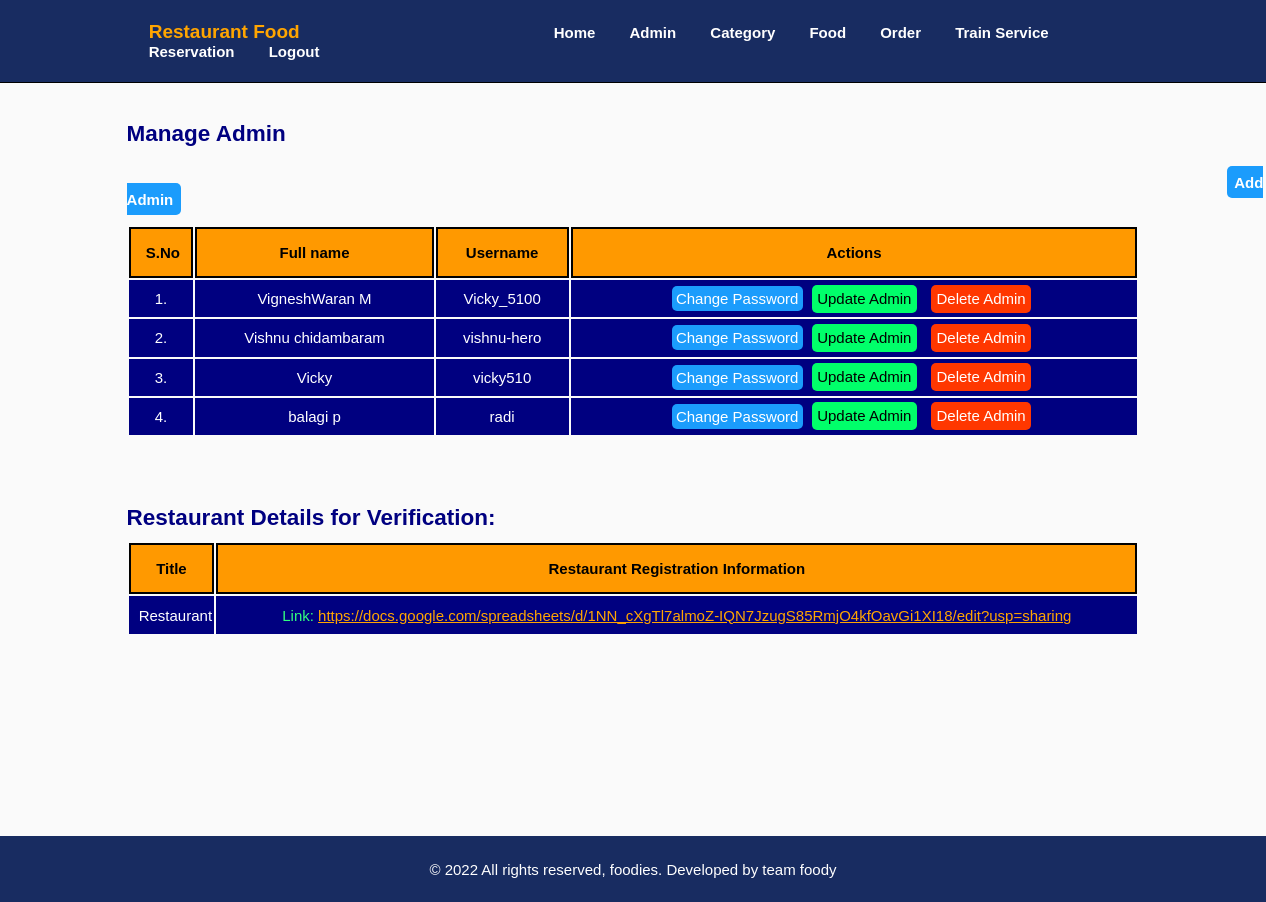
Page /Back-end/Restaurant-food/admin/manage-admin.php (signed in) on the committed database.
### tables this page shows
CREATE TABLE `admin_rest` (
  `id` int(10) UNSIGNED NOT NULL,
  `full_name` varchar(100) NOT NULL,
  `username` varchar(100) NOT NULL,
  `pwd` varchar(255) NOT NULL
);

### Back-end/Restaurant-food/admin/manage-admin.php (the view, shortened to what this page needs)
<?php include('partials/menu.php'); ?>
    <div class="main-content ">
<div class="wrapper">
   </div>
</div>
   <div class="main-content ">
    <div class="wrapper">
    <h2 style="margin-left:0px; color:navy; font-weight:bold; margin-bottom:10px;">Manage Admin</h2>
         <br/>
                  <a href="<?php echo SITEURL; ?>Back-end/Restaurant-food/admin/add-admin.php" class="btn-primary"> Add Admin</a>
                    <table class="tbl-full">
                        <tr>
                          <th>S.No</th>
                          <th>Full name</th>
                          <th>Username</th>
                          <th>Actions</th>
                        </tr>
                        <?php
                             $sql = "SELECT * FROM admin_rest";
                             $res = mysqli_query($conn,$sql);
                             if($res==TRUE)
                             {
                              $count = mysqli_num_rows($res);
                              $sn=1;
                              if($count>0){
                                 while($rows=mysqli_fetch_assoc($res)){
                                    $id =$rows['id'];
                                    $full_name=$rows['full_name'];
                                    $username=$rows['username'];
                                    ?>
                                 <tr>
                                    <td><?php echo $sn++; ?>.</td>
                                     <td><?php echo $full_name; ?></td>
                                    <td><?php echo $username; ?></td>
                                    <td>
                                     <a href="<?php echo SITEURL; ?>Back-end/Restaurant-food/admin/update-password.php?id=<?php echo $id; ?>" class="btn-primary1"> Change Password</a>
                                     <a href="<?php echo SITEURL; ?>Back-end/Restaurant-food/admin/update-admin.php?id=<?php echo $id; ?>" class="btn-secondary">  Update Admin</a>
                                     <a href="<?php echo SITEURL; ?>Back-end/Restaurant-food/admin/delete-admin.php?id=<?php echo $id; ?>" class="btn-danger">  Delete Admin</a>
                                    </td>
                                    </tr>
                                    <?php
                                 }
                              } else{
                                      ?>
                                      <tr>
                                        <td>  <div class="error">No Admin Added    <strong>X</strong></div></td>
                                      </tr>
                                     <?php
                              }
                             }
                        ?>
                    </table>
                  <h2 style="margin-left:0px; color:navy; font-weight:bold; margin-bottom:10px;">Restaurant Details for Verification:</h2>
                    <table class="tbl-full">
                        <tr>
                          <th>Title</th>
                          <th>Restaurant Registration Information</th>
                        </tr>
                                <tr>
                                   <td style="padding:1%;">Restaurant  </td>
                                    <td style="color:#32ff7e; font-weight:500;">Link: <a href="https://docs.google.com/spreadsheets/d/1NN_cXgTl7almoZ-IQN7JzugS85RmjO4kfOavGi1XI18/edit?usp=sharing" style="color:orange;">https://docs.google.com/spreadsheets/d/1NN_cXgTl7almoZ-IQN7JzugS85RmjO4kfOavGi1XI18/edit?usp=sharing</a></td>
                    </table>
                    </div>
   </div>
<div class="main-content ">
<div class="wrapper">
   </div>
</div>
<div class="main-content ">
<div class="wrapper">
   </div>
</div>
<div class="main-content ">
<div class="wrapper">
   </div>
</div>
<div class="main-content ">
<div class="wrapper">
   </div>
</div>
<div class="main-content ">
<div class="wrapper">
   </div>
</div>
<div class="main-content ">
<div class="wrapper">
   </div>
</div>
<?php include('partials/footer.php'); ?>

### Back-end/Restaurant-food/css/admin.css (style rules this page uses)
* { margin:0; padding:0; font-family:Arial, Helvetica, sans-serif; }
.wrapper { padding: 1%; width:80%; margin: 0 auto; }
.main-content { background-color: var(--veryLightGray); }
:root { --red: hsl(0, 78%, 62%); --cyan: hsl(180, 62%, 55%); --orange: hsl(34, 97%, 64%); --blue: hsl(212, 86%, 64%); --varyDarkBlue: hsl(234, 12%, 34%); --grayishBlue: hsl(229, 6%, 66%); --veryLightGray: hsl(0, 0%, 98%); --weight1: 200; --weight2: 400; --weight3: 600; }
body { font-size: 15px; font-family: 'Poppins', sans-serif; background-color: var(--veryLightGray); }
h2 { color: var(--varyDarkBlue); font-weight: var(--weight3); }
.tbl-full { width:100%; }
table tr th { border:2px solid rgb(0, 0, 0); padding:1.5%; color: black; font-weight: bold; background-color:rgb(255, 153, 0); }
td { text-align: center; color:white; font-weight: 500; background-color:navy; padding: 1%; }
.btn-primary { background-color: #1B9CFC; padding: .75%; border-radius: 5px; color:rgb(255, 255, 255); font-weight: bold; margin-left: 1100px; text-decoration: none; }
.btn-primary1 { background-color: #1B9CFC; padding: .75%; border-radius: 5px; color:rgb(255, 255, 255); font-weight: 500; text-decoration: none; }
.btn-secondary { background-color:#00ff6a; padding: 1%; margin:5px; border-radius: 5px; color:rgb(0, 0, 0); font-weight: 500; text-decoration: none; }
.btn-danger { background-color:#ff3700; padding: 1%; margin:5px; border-radius: 5px; color:rgb(255, 255, 255); font-weight: 500; text-decoration: none; }

### rows in the picture
admin_rest: full_name "VigneshWaran M", username "Vicky_5100"
admin_rest: full_name "Vishnu chidambaram", username "vishnu-hero"
admin_rest: full_name "Vicky", username "vicky510"
admin_rest: full_name "balagi p", username "radi"
